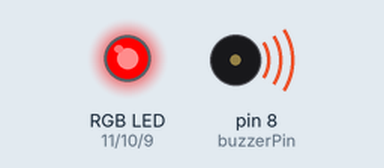
A sketch run on a simulated Arduino Uno, built with avr-gcc and run on an emulated ATmega328P. Parts: an RGB LED mixed from three pins (HIGH = lit), buzzer (waves = sounding).

Above: at 1.0 s.
At 5.0 s:
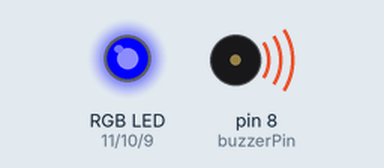
At 7.0 s:
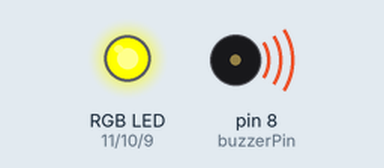
At 9.0 s:
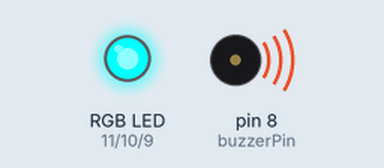
At 13.0 s:
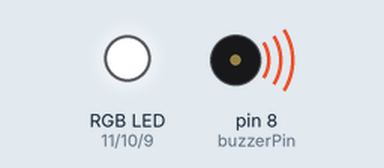
At 18.0 s:
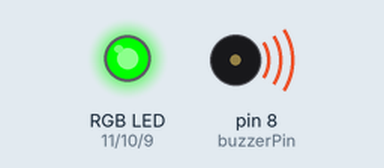
Timing chart, 0 to 19.5 s (numbered marks = the images above):
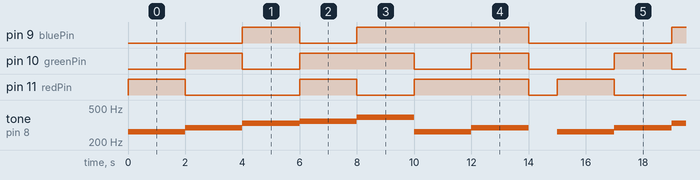

The sketch:

RGB.ino
```cpp
// Define pin numbers
const int redPin = 11;    // Red LED pin
const int greenPin = 10; // Green LED pin
const int bluePin = 9;  // Blue LED pin
const int buzzerPin = 8; // Buzzer pin

// Define buzzer frequencies for musical notes (in Hz)
const int saFrequency = 262;  // C (Sa)
const int reFrequency = 294;  // D (Re)
const int gaFrequency = 330;  // E (Ga)
const int maFrequency = 349;  // F (Ma)
const int paFrequency = 392;  // G (Pa)

// Function to set color and play sound
void setColor(int redValue, int greenValue, int blueValue, int frequency) {
  analogWrite(redPin, redValue);
  analogWrite(greenPin, greenValue);
  analogWrite(bluePin, blueValue);
  tone(buzzerPin, frequency);
}

void setup() {
  // Set LED and Buzzer pins as outputs
  pinMode(redPin, OUTPUT);
  pinMode(greenPin, OUTPUT);
  pinMode(bluePin, OUTPUT);
  pinMode(buzzerPin, OUTPUT);
}

void loop() {
  // Red (Sa)
  setColor(255, 0, 0, saFrequency);
  delay(2000);

  // Green (Re)
  setColor(0, 255, 0, reFrequency);
  delay(2000);

  // Blue (Ga)
  setColor(0, 0, 255, gaFrequency);
  delay(2000);

  // Yellow (Red + Green) (Ma)
  setColor(255, 255, 0, maFrequency);
  delay(2000);

  // Cyan (Green + Blue) (Pa)
  setColor(0, 255, 255, paFrequency);
  delay(2000);

  // Magenta (Red + Blue) (Sa)
  setColor(255, 0, 255, saFrequency);
  delay(2000);

  // White (Red + Green + Blue) (Re)
  setColor(255, 255, 255, reFrequency);
  delay(2000);

  // Turn off all LEDs and stop sound
  setColor(0, 0, 0, 0);
  noTone(buzzerPin);  // Stop any sound playing
  delay(1000);        // Wait for 1 second before repeating
}
```

Measured:
- by itself, pin 9 (bluePin): repeats every 15.0 s: LOW 2.0 s, HIGH 6.0 s, LOW 5.0 s, HIGH 2.0 s
- by itself, pin 10 (greenPin): repeats every 15.0 s: LOW 2.0 s, HIGH 4.0 s, LOW 2.0 s, HIGH 2.0 s, LOW 3.0 s, HIGH 2.0 s
- by itself, pin 11 (redPin): repeats every 15.0 s: LOW 4.0 s, HIGH 2.0 s, LOW 2.0 s, HIGH 4.0 s, LOW 1.0 s, HIGH 2.0 s
- by itself, tone on pin 8 (buzzerPin): repeats every 15.0 s: 294 Hz 2.0 s, 330 Hz 2.0 s, 349 Hz 2.0 s, 392 Hz 2.0 s, 262 Hz 2.0 s, 294 Hz 2.0 s, silent 1.0 s, 262 Hz 2.0 s
